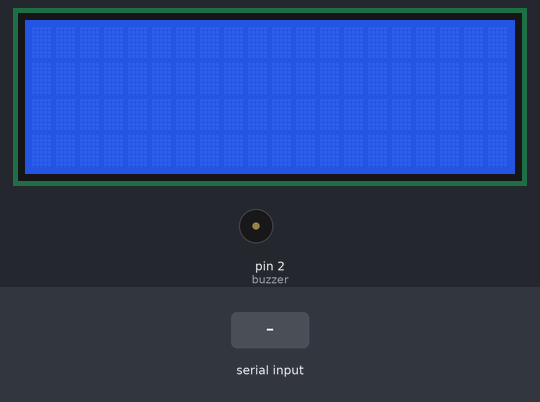
Recording of a sketch running on a simulated Arduino Uno, built with avr-gcc and run on an emulated ATmega328P. Parts: 20×4 character LCD, buzzer (waves = sounding, pin HIGH). The inputs (shaded band) are chosen by the test bench. Pins used as bus, display or sensor lines are not drawn.

Above: at 1.3 s.
1.4 s: "<$<>" received over the second serial link
At 1.7 s:
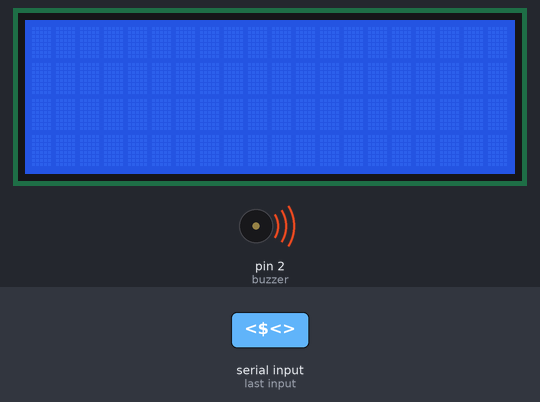
Timing chart, 0 to 8.4 s (numbered marks = the images above; inputs shaded):
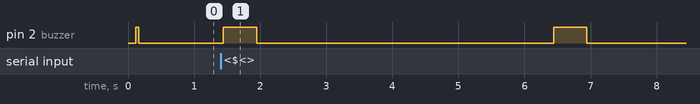

The sketch:

ha-tagreader_arduino.ino
```cpp
#include <SPI.h>      // RC522 Module uses SPI protocol
#include <MFRC522.h>  // Library for Mifare RC522 Devices
#include <Wire.h>
#include <LiquidCrystal_I2C.h>
#include <SoftwareSerial.h>

#define doorstrike 5  // Set doorstrike Pin
#define buzzer 2      // Button pin for WipeMode
#define rxPin 3
#define txPin 4

uint8_t successRead;  // Variable integer to keep if we have Successful Read from Reader

byte readCard[4];  // Stores scanned ID read from RFID Module
char readuidhexformat[10] = { 0 };
String line;

// Create MFRC522 instance.
#define SS_PIN 10
#define RST_PIN 9

MFRC522 mfrc522(SS_PIN, RST_PIN);
LiquidCrystal_I2C lcd(0x27, 20, 4);  // set the LCD address to 0x27 for a 16 chars and 2 line display
SoftwareSerial esp(rxPin, txPin);

///////////////////////////////////////// Setup ///////////////////////////////////
void setup() {
  line.reserve(25);

  lcd.backlight();
  lcd.init();

  //Serial.begin(115200);  // Initialize serial communications with PC
  esp.begin(9600);       // Initialize serial communications with ESP8266

  pinMode(doorstrike, OUTPUT);
  digitalWrite(doorstrike, LOW);  // Make sure door is locked
  pinMode(buzzer, OUTPUT);

  SPI.begin();         // MFRC522 Hardware uses SPI protocol
  mfrc522.PCD_Init();  // Initialize MFRC522 Hardware

  //If you set Antenna Gain to Max it will increase reading distance
  mfrc522.PCD_SetAntennaGain(mfrc522.RxGain_max);

  digitalWrite(buzzer, HIGH);
  delay(50);
  digitalWrite(buzzer, LOW);
}


///////////////////////////////////////// Main Loop ///////////////////////////////////
void loop() {

  successRead = getID();  // sets successRead to 1 when we get read from reader otherwise 0
  if (successRead) {
    //Serial.println(readuidhexformat);
    esp.print("." + String(readuidhexformat));
  }

  if (esp.available() > 0) {
    drawOnScreen();
  }
}

//////////////////////////////////////// Default Screen ///////////////////////////////////
void drawOnScreen() {
  //  digitalWrite(buzzer, HIGH);
  //  delay(5);
  //  digitalWrite(buzzer, LOW);

  switch (esp.read()) {
    case '$':
      //Serial.println("GRANTED");
      granted(5000);
      break;
    case '!':
      //Serial.println("DENIED");
      denied();
      break;
    case '-':
      lcd.clear();
      break;
    case '>':
      switch (esp.read()) {
        case '1':
          //Serial.print(">1_");
          lcd.setCursor(0, 0);
          break;
        case '2':
          //Serial.print(">2_");
          lcd.setCursor(0, 1);
          break;
        case '3':
          //Serial.print(">3_");
          lcd.setCursor(0, 2);
          break;
        case '4':
          //Serial.print(">4_");
          lcd.setCursor(0, 3);
          break;
      }
      line = esp.readStringUntil('<');
      //Serial.println(line);
      lcd.print(line);
      break;
  }
}


/////////////////////////////////////////  Access Granted    ///////////////////////////////////
void granted(uint16_t setDelay) {
  digitalWrite(doorstrike, HIGH);
  lcd.noBacklight();
  digitalWrite(buzzer, HIGH);
  delay(30);
  lcd.backlight();
  delay(470);
  digitalWrite(buzzer, LOW);
  delay(setDelay - 500);  // Hold door lock open for given seconds
  digitalWrite(doorstrike, LOW);
  digitalWrite(buzzer, HIGH);
  delay(500);
  digitalWrite(buzzer, LOW);
}

/////////////////////////////////////////  Access Denied   ///////////////////////////////////
void denied() {
  digitalWrite(doorstrike, LOW);  // Relock door
  lcd.noBacklight();
  digitalWrite(buzzer, HIGH);
  delay(30);
  lcd.backlight();
  digitalWrite(buzzer, LOW);
  delay(100);
  lcd.noBacklight();
  digitalWrite(buzzer, HIGH);
  delay(30);
  lcd.backlight();
  digitalWrite(buzzer, LOW);
  delay(100);
  lcd.noBacklight();
  digitalWrite(buzzer, HIGH);
  delay(30);
  lcd.backlight();
  digitalWrite(buzzer, LOW);
}


///////////////////////////////////////// Get PICC's UID ///////////////////////////////////
uint8_t getID() {
  // Getting ready for Reading PICCs
  if (!mfrc522.PICC_IsNewCardPresent()) {  //If a new PICC placed to RFID reader continue
    return 0;
  }
  if (!mfrc522.PICC_ReadCardSerial()) {  //Since a PICC placed get Serial and continue
    return 0;
  }
  // There are Mifare PICCs which have 4 byte or 7 byte UID care if you use 7 byte PICC
  // I think we should assume every PICC as they have 4 byte UID
  // Until we support 7 byte PICCs
  char uid[50];
  for (uint8_t i = 0; i < 4; i++) {  //
    readCard[i] = mfrc522.uid.uidByte[i];
  }
  sprintf(readuidhexformat, "%02X%02X%02X%02X", readCard[0], readCard[1], readCard[2], readCard[3]);
  mfrc522.PICC_HaltA();  // Stop reading
  return 1;
}
```

Measured:
- after the input at 1.4 s, pin 2 (buzzer): alternates HIGH for 0.50 s and LOW for 4.5 s, starting at once
